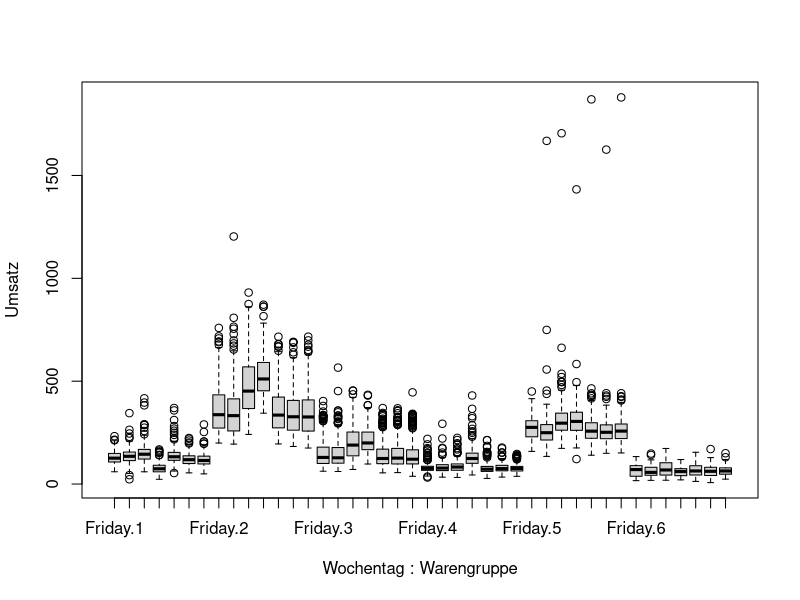

This chart was generated by the following R code: (Note: this script raises an error after producing the figure.)
umsatz<-read.csv("umsatzdaten_gekuerzt.csv")
View(umsatz)
umsatz$Wochentag <- weekdays(as.Date(umsatz$Datum))

aggregate(Umsatz~Warengruppe+Wochentag, data=umsatz, mean)
boxplot(Umsatz~Wochentag+Warengruppe, data=umsatz)


umsatz$Monat<- month(as.POSIXlt(umsatz$Datum, format="%Y-%m-%d"))
View(umsatz)

umsatz_frueh<-subset(umsatz, Monat==3|Monat==4|Monat==5)
umsatz_somm<-subset(umsatz, Monat==6|Monat==7|Monat==8)
umsatz_herb<-subset(umsatz, Monat==9|Monat==10|Monat==11)
umsatz_wint<-subset(umsatz, Monat==12|Monat==1|Monat==2)

as.factor(umsatz_frueh$Jahreszeit<-"Fruehling")
as.factor(umsatz_somm$Jahreszeit<-"Sommer")
as.factor(umsatz_herb$Jahreszeit<-"Herbst")
as.factor(umsatz_wint$Jahreszeit<- "Winter")

umsatz2<-rbind(umsatz_frueh, umsatz_somm, umsatz_herb, umsatz_wint)
umsatz2$Jahreszeit<-as.factor(umsatz2$Jahreszeit)

summary(umsatz2)
str(umsatz2)

aggregate(Umsatz~Wochentag+Warengruppe+Jahreszeit, data=umsatz2, mean)
par(mfrow=c(1,1))
boxplot(Umsatz~Wochentag+Warengruppe+Jahreszeit, data=umsatz2)


boxplot(Umsatz~Wochentag+Jahreszeit, data=umsatz2[umsatz2$Warengruppe==1,])
boxplot(Umsatz~Wochentag+Jahreszeit, data=umsatz2[umsatz2$Warengruppe==2,])
boxplot(Umsatz~Wochentag+Jahreszeit, data=umsatz2[umsatz2$Warengruppe==3,])
boxplot(Umsatz~Wochentag+Jahreszeit, data=umsatz2[umsatz2$Warengruppe==4,])
boxplot(Umsatz~Wochentag+Jahreszeit, data=umsatz2[umsatz2$Warengruppe==5,])
boxplot(Umsatz~Wochentag+Jahreszeit, data=umsatz2[umsatz2$Warengruppe==6,])


par(mar=c(5,2,4,0.01)+0.1)
par(mfrow=c(2,3))
boxplot(Umsatz~Jahreszeit, data=umsatz2[umsatz2$Warengruppe==1,], main="Warengruppe 1", col=c("darkolivegreen2","goldenrod1","coral3","cornflowerblue"))
boxplot(Umsatz~Jahreszeit, data=umsatz2[umsatz2$Warengruppe==2,], main="Warengruppe 2", col=c("darkolivegreen2","goldenrod1","coral3","cornflowerblue"))
boxplot(Umsatz~Jahreszeit, data=umsatz2[umsatz2$Warengruppe==3,], main="Warengruppe 3", col=c("darkolivegreen2","goldenrod1","coral3","cornflowerblue"))
boxplot(Umsatz~Jahreszeit, data=umsatz2[umsatz2$Warengruppe==4,], main="Warengruppe 4", col=c("darkolivegreen2","goldenrod1","coral3","cornflowerblue"))
boxplot(Umsatz~Jahreszeit, data=umsatz2[umsatz2$Warengruppe==5,], main="Warengruppe 5", col=c("darkolivegreen2","goldenrod1","coral3","cornflowerblue"))
boxplot(Umsatz~Jahreszeit, data=umsatz2[umsatz2$Warengruppe==6,], main="Warengruppe 6", col=c("darkolivegreen2","goldenrod1","coral3","cornflowerblue"))

